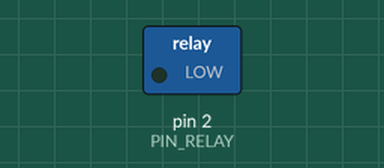
Recording of a sketch running on a simulated Arduino Uno, built with avr-gcc and run on an emulated ATmega328P. On the bench: switched loads named in the sketch (green lamp = pin HIGH).

Above: at 1.5 s.
At 4.5 s:
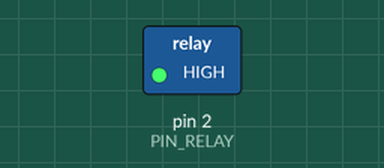
Timing chart, 0 to 7.8 s (numbered marks = the images above):
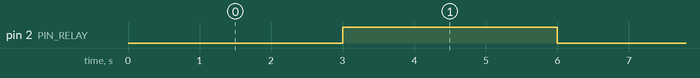

Measured:
- by itself, pin 2 (PIN_RELAY): alternates HIGH for 3.0 s and LOW for 3.0 s

The sketch:

TestRelay.ino
```cpp
const int PIN_RELAY = 2;

void setup() {
  pinMode(PIN_RELAY, OUTPUT);
}

void loop() {
  digitalWrite(PIN_RELAY, LOW);
  delay(3000);

  digitalWrite(PIN_RELAY, HIGH);
  delay(3000);

}
```
